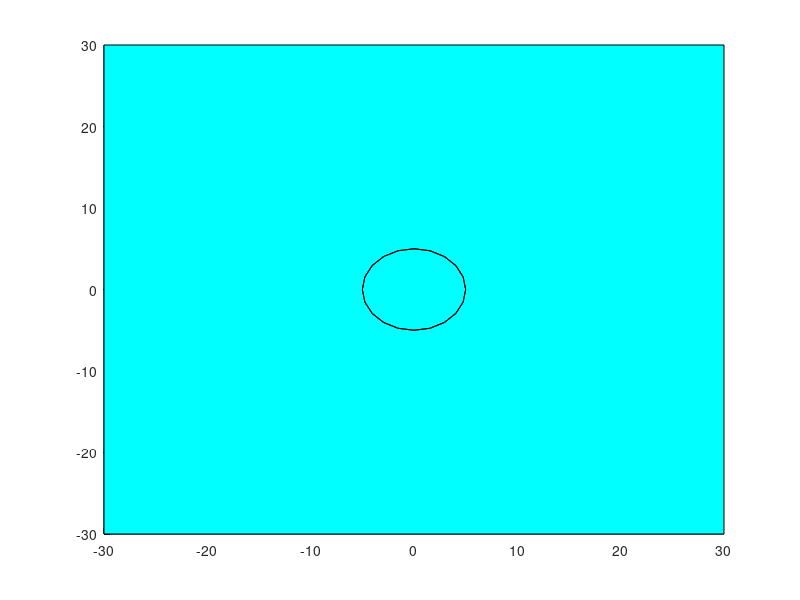

Here is the MATLAB script that generated this plot: (Note: this script raises an error after producing the figure.)
% | title: plot 3D off line trajectory       |
% | Author: Giovanni Licitra                 |
% | date: 03/05/2015                         |
% ============================================

clc; clear all; close all;

orange = [0.9608  0.6118  0;  
          0.9608  0.6118  0;
          0.9608  0.6118  0;
          0.9608  0.6118  0;
          0.9608  0.6118  0;
          0.9608  0.6118  0;
          0.9608  0.6118  0];
       
blue =   [0   0.5569   0.8118; 
          0   0.5669   0.8218;
          0   0.5769   0.8318;
          0   0.5869   0.8418;
          0   0.5969   0.8518;
          0   0.6069   0.8618;
          0   0.6169   0.8718];

% green = [0    0.4  0;
%          0    0.6  0; 
%          0    0.8  0;
%          0    1    0;
%          0.2  1    0.2;
%          0.4  1    0.4;
%          0.8  1    0.8];
% red =   [0.4  0   0; 
%          0.6  0   0;
%          0.8  0   0;
%          1    0     0;
%          1    0.2   0.2;
%          1    0.4   0.4;
%          1    0.8   0.8];
grey = [0.125 0.125 0.125;
        0.25 0.25 0.25;
        0.325 0.325 0.325;
        0.5 0.5 0.5;
        0.625 0.625 0.625;
        0.75 0.75 0.75;
        0.825 0.825 0.825];

     
figure(1);hold on;                                % select area in figure
for k = 0:1:30
Xground=[-30,-30,30,30];
Yground=[30,-30,-30,30];
Zground=[-k,-k,-k,-k];
patch(Xground,Yground,Zground,'c');        % plot ground
end

grid on;
cylinder(5);                                   % plot winch

% Plot Wind Direction
% w0 = [90 0 60;120 0 70;150 0 80;180 0 90;210 0 100];
% wp = 50*[1 0 0;1 0 0;1 0 0;1 0 0;1 0 0];
% quiver3(w0(:,1), w0(:,2), w0(:,3), wp(:,1), wp(:,2), wp(:,3),'Color','b','LineWidth',2,'LineStyle',':');   
% 
% w0 = [90 50 120;120 50 130;150 50 140;180 50 150;210 50 160];
% wp = 30*[1 0 0;1 0 0;1 0 0;1 0 0;1 0 0];
% quiver3(w0(:,1), w0(:,2), w0(:,3), wp(:,1), wp(:,2), wp(:,3),'Color','b','LineWidth',2,'LineStyle',':');  
% 
% w0 = [90 -50 120;120 -50 130;150 -50 140;180 -50 150;210 -50 160];
% wp = 50*[1 0 0;1 0 0;1 0 0;1 0 0;1 0 0];
% quiver3(w0(:,1), w0(:,2), w0(:,3), wp(:,1), wp(:,2), wp(:,3),'Color','b','LineWidth',2,'LineStyle',':');  


load('wind0_Pmech-589_49');
t = crosswind_opt_mechanical_3_loops.r_n2b_n_x.time;
x = crosswind_opt_mechanical_3_loops.r_n2b_n_x.value;
y = -crosswind_opt_mechanical_3_loops.r_n2b_n_y.value;
z = -crosswind_opt_mechanical_3_loops.r_n2b_n_z.value;
r   = cleanStruct(crosswind_opt_mechanical_3_loops.r.value);
dr  = cleanStruct(crosswind_opt_mechanical_3_loops.dr.value);

for k = 2:3:length(t)
    if r(k)-r(k-1)>=0
             fig = plot3(x(k),y(k),z(k),'Marker','>','LineStyle','-','MarkerEdgeColor','k','MarkerFaceColor',orange(4,:));
         else
             fig = plot3(x(k),y(k),z(k),'Marker','>','LineStyle','-','MarkerEdgeColor','k','MarkerFaceColor',blue(4,:));          
    end    
    fig = line([0,x(k)],[0,y(k)],[0,z(k)],'LineWidth',0.25,'Color',grey(1,:),'LineStyle',':');
end

load('wind0-5_Pmech-561_33');
t = crosswind_opt_mechanical_3_loops.r_n2b_n_x.time;
x = crosswind_opt_mechanical_3_loops.r_n2b_n_x.value;
y = -crosswind_opt_mechanical_3_loops.r_n2b_n_y.value;
z = -crosswind_opt_mechanical_3_loops.r_n2b_n_z.value;
r   = cleanStruct(crosswind_opt_mechanical_3_loops.r.value);
dr  = cleanStruct(crosswind_opt_mechanical_3_loops.dr.value);

for k = 2:3:length(t)
    if r(k)-r(k-1)>=0
             fig = plot3(x(k),y(k),z(k),'Marker','>','LineStyle','-','MarkerEdgeColor','k','MarkerFaceColor',orange(4,:));
         else
             fig = plot3(x(k),y(k),z(k),'Marker','>','LineStyle','-','MarkerEdgeColor','k','MarkerFaceColor',blue(4,:));
    end    
    fig = line([0,x(k)],[0,y(k)],[0,z(k)],'LineWidth',0.25,'Color',grey(2,:),'LineStyle',':');
end

load('wind1_Pmech-524-46');
t = crosswind_opt_mechanical_3_loops.r_n2b_n_x.time;
x = crosswind_opt_mechanical_3_loops.r_n2b_n_x.value;
y = -crosswind_opt_mechanical_3_loops.r_n2b_n_y.value;
z = -crosswind_opt_mechanical_3_loops.r_n2b_n_z.value;
r   = cleanStruct(crosswind_opt_mechanical_3_loops.r.value);
dr  = cleanStruct(crosswind_opt_mechanical_3_loops.dr.value);

for k = 2:3:length(t)
    if r(k)-r(k-1)>=0
             fig = plot3(x(k),y(k),z(k),'Marker','>','LineStyle','-','MarkerEdgeColor','k','MarkerFaceColor',orange(4,:));
         else
             fig = plot3(x(k),y(k),z(k),'Marker','>','LineStyle','-','MarkerEdgeColor','k','MarkerFaceColor',blue(4,:));
    end  
    fig = line([0,x(k)],[0,y(k)],[0,z(k)],'LineWidth',0.25,'Color',grey(3,:),'LineStyle',':');
end

load('wind1-5_Pmech-481-08');
t = crosswind_opt_mechanical_3_loops.r_n2b_n_x.time;
x = crosswind_opt_mechanical_3_loops.r_n2b_n_x.value;
y = -crosswind_opt_mechanical_3_loops.r_n2b_n_y.value;
z = -crosswind_opt_mechanical_3_loops.r_n2b_n_z.value;

r   = cleanStruct(crosswind_opt_mechanical_3_loops.r.value);
dr  = cleanStruct(crosswind_opt_mechanical_3_loops.dr.value);

for k = 2:3:length(t)
    if r(k)-r(k-1)>=0
             fig = plot3(x(k),y(k),z(k),'Marker','>','LineStyle','-','MarkerEdgeColor','k','MarkerFaceColor',orange(4,:));
         else
             fig = plot3(x(k),y(k),z(k),'Marker','>','LineStyle','-','MarkerEdgeColor','k','MarkerFaceColor',blue(4,:));
    end
    fig = line([0,x(k)],[0,y(k)],[0,z(k)],'LineWidth',0.25,'Color',grey(4,:),'LineStyle',':');
end

load('wind2_Pmech-367-01');
t = crosswind_opt_mechanical_3_loops.r_n2b_n_x.time;
x = crosswind_opt_mechanical_3_loops.r_n2b_n_x.value;
y = -crosswind_opt_mechanical_3_loops.r_n2b_n_y.value;
z = -crosswind_opt_mechanical_3_loops.r_n2b_n_z.value;
r   = cleanStruct(crosswind_opt_mechanical_3_loops.r.value);
dr  = cleanStruct(crosswind_opt_mechanical_3_loops.dr.value);

for k = 2:3:length(t)
    if r(k)-r(k-1)>=0
             fig = plot3(x(k),y(k),z(k),'Marker','>','LineStyle','-','MarkerEdgeColor','k','MarkerFaceColor',orange(4,:));
         else
             fig = plot3(x(k),y(k),z(k),'Marker','>','LineStyle','-','MarkerEdgeColor','k','MarkerFaceColor',blue(4,:));
    end 
    fig = line([0,x(k)],[0,y(k)],[0,z(k)],'LineWidth',0.25,'Color',grey(5,:),'LineStyle',':');
end

load('wind2-5_Pmech-153-63');
t = crosswind_opt_mechanical_3_loops.r_n2b_n_x.time;
x = crosswind_opt_mechanical_3_loops.r_n2b_n_x.value;
y = -crosswind_opt_mechanical_3_loops.r_n2b_n_y.value;
z = -crosswind_opt_mechanical_3_loops.r_n2b_n_z.value;
r   = cleanStruct(crosswind_opt_mechanical_3_loops.r.value);
dr  = cleanStruct(crosswind_opt_mechanical_3_loops.dr.value);

for k = 2:3:length(t)
    if r(k)-r(k-1)>=0
             fig = plot3(x(k),y(k),z(k),'Marker','>','LineStyle','-','MarkerEdgeColor','k','MarkerFaceColor',orange(4,:));
         else
             fig = plot3(x(k),y(k),z(k),'Marker','>','LineStyle','-','MarkerEdgeColor','k','MarkerFaceColor',blue(4,:));
    end 
    fig = line([0,x(k)],[0,y(k)],[0,z(k)],'LineWidth',0.25,'Color',grey(6,:),'LineStyle',':');
end

load('wind3_Pmech+128-71');
t = crosswind_opt_mechanical_3_loops.r_n2b_n_x.time;
x = crosswind_opt_mechanical_3_loops.r_n2b_n_x.value;
y = -crosswind_opt_mechanical_3_loops.r_n2b_n_y.value;
z = -crosswind_opt_mechanical_3_loops.r_n2b_n_z.value;
r   = cleanStruct(crosswind_opt_mechanical_3_loops.r.value);
dr  = cleanStruct(crosswind_opt_mechanical_3_loops.dr.value);

for k = 2:3:length(t)
    if r(k)-r(k-1)>=0
             fig = plot3(x(k),y(k),z(k),'Marker','>','LineStyle','-','MarkerEdgeColor','k','MarkerFaceColor',orange(4,:));
         else
             fig = plot3(x(k),y(k),z(k),'Marker','>','LineStyle','-','MarkerEdgeColor','k','MarkerFaceColor',blue(4,:));
    end 
    fig = line([0,x(k)],[0,y(k)],[0,z(k)],'LineWidth',0.25,'Color',grey(7,:),'LineStyle',':');
end

xlabel('x[m]');ylabel('y[m]');zlabel('z[m]');
%axis([-50 450 -250 250 -50 200])
%view(-11,15);                                   % adjust view




